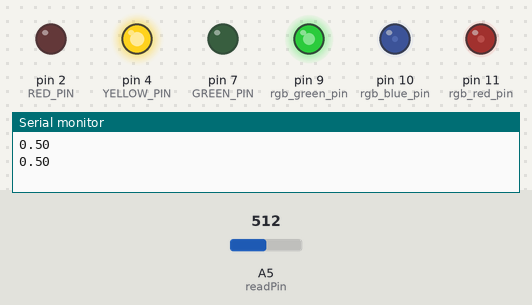
This sketch was run on a simulated Arduino Uno, built with avr-gcc and run on an emulated ATmega328P. Parts: output pins drawn as LEDs (lit = HIGH), the last lines printed to the serial monitor. Dashed ring = blinking. The inputs (shaded band) are chosen by the test bench; at power-on: A5 (readPin) = 512. Random numbers use the default seed unless the sketch sets one.

Above: at 2.3 s.
2.4 s: A5 (readPin) set to 306
At 3.7 s:
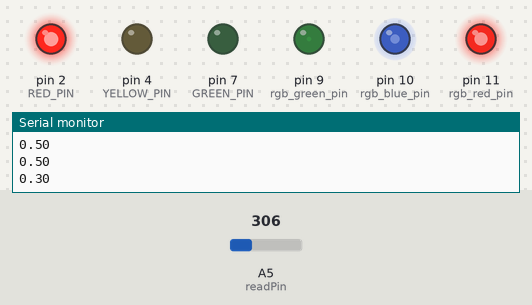
7.2 s: A5 (readPin) set to 122
At 7.69 s:
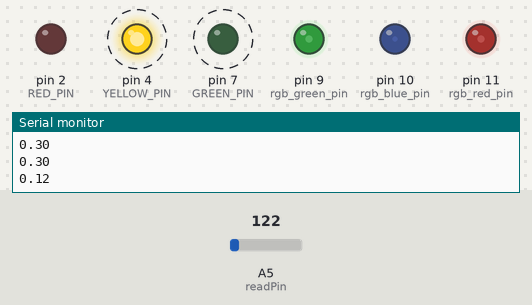
10.7 s: A5 (readPin) set to 0
At 11.21 s:
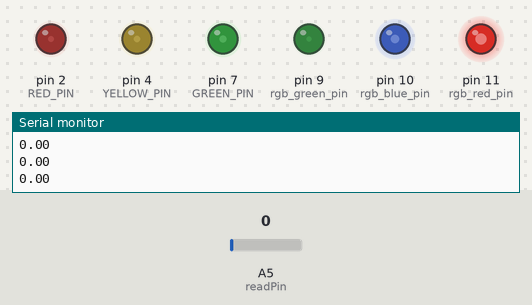
14.2 s: A5 (readPin) set to 716
At 15.4 s:
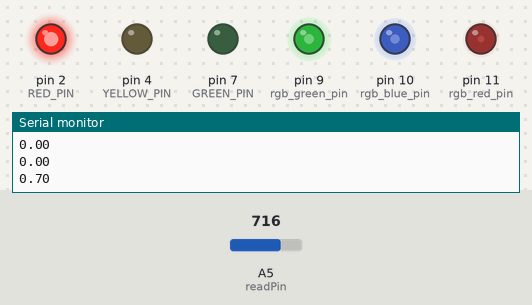
17.8 s: A5 (readPin) set to 749
22.8 s: A5 (readPin) set to 774
Timing chart, 0 to 31.1 s (numbered marks = the images above; inputs shaded):
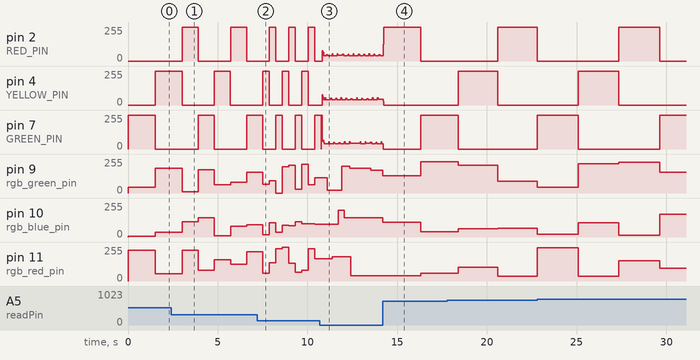

The sketch:

rbg-blink.ino
```cpp
// settings and pin variables
int maxDelay = 3000;
int GREEN_PIN = 7;
int YELLOW_PIN = 4;
int RED_PIN = 2;
int rgb_red_pin = 11;
int rgb_blue_pin = 10;
int rgb_green_pin = 9;
int readPin = A5;

int DELAY_TIME;
int red_val = 0;
int green_val = 0;
int blue_val = 0;
float calcVal = 0.;
int pinVal;

void light(int pin) {
  pinVal = analogRead(readPin);
  calcVal = (pinVal) / 1023.;
  DELAY_TIME = (calcVal + .001) * maxDelay;
  Serial.println(calcVal);
  // RGB light random color
  red_val = rand() % 255;
  green_val = rand() % 255;
  blue_val = rand() % 255;
  // RGB light on
  analogWrite(rgb_red_pin, red_val);
  analogWrite(rgb_green_pin, green_val);
  analogWrite(rgb_blue_pin, blue_val);
  // Pin light
  digitalWrite(pin, HIGH);
  delay(DELAY_TIME);
  digitalWrite(pin, LOW);
}

void setup() {
  // put your setup code here, to run once:
  pinMode(GREEN_PIN, OUTPUT);
  pinMode(YELLOW_PIN, OUTPUT);
  pinMode(RED_PIN, OUTPUT);
  pinMode(rgb_red_pin, OUTPUT);
  pinMode(rgb_blue_pin, OUTPUT);
  pinMode(rgb_green_pin, OUTPUT);
  pinMode(readPin, INPUT);
  Serial.begin(9600);
}

void loop() {
  // Green light
  light(GREEN_PIN);
  // Yellow light
  light(YELLOW_PIN);
  // Red light
  light(RED_PIN);
}
```
